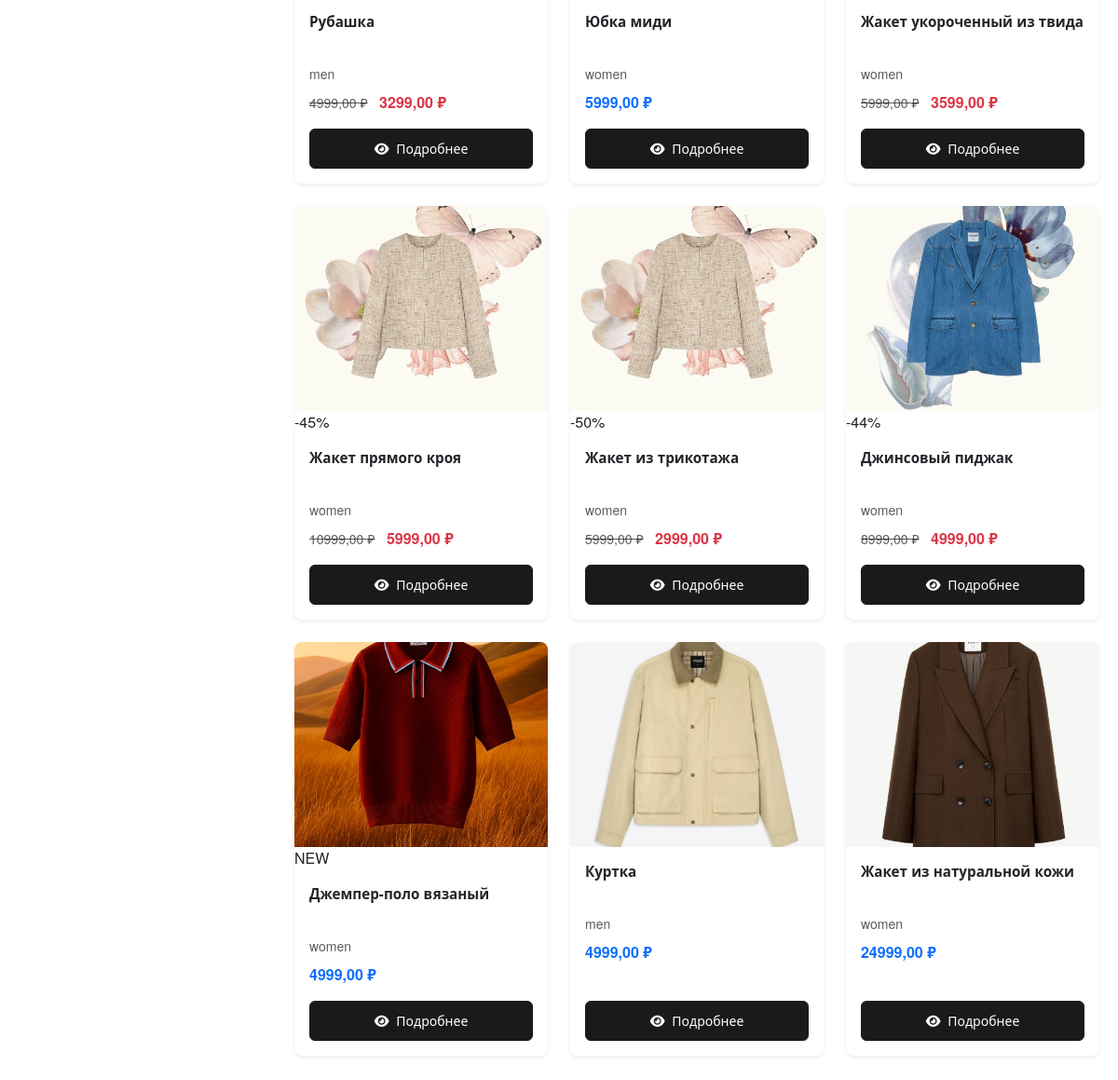
Page /catalog/ (middle part) on the earlier database version.
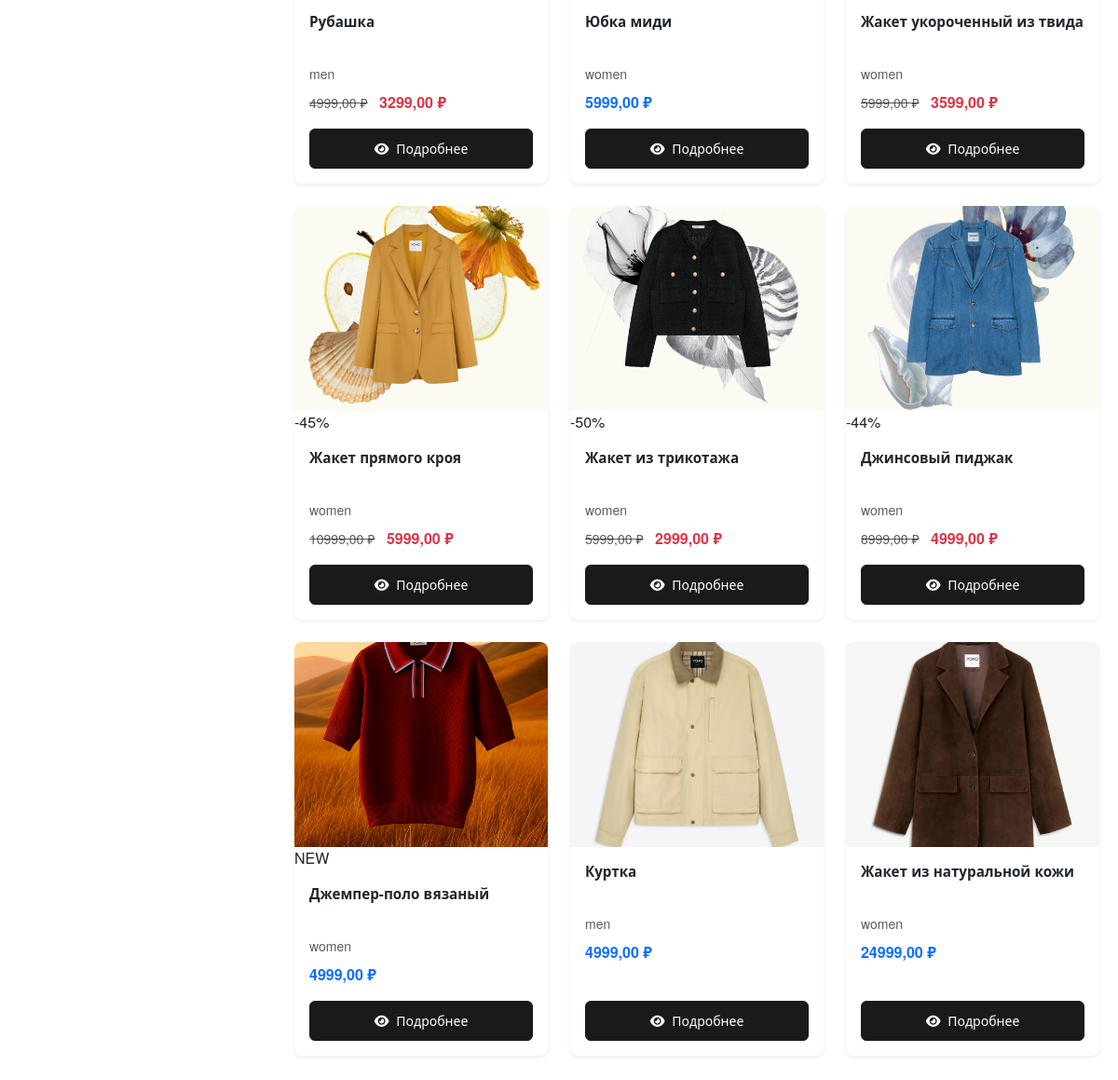
Same page on the later database version.
### shop/models.py (models this page shows, shortened)
class Product(models.Model):
    GENDER_CHOICES = (
        ('women', 'Женское'),
        ('men', 'Мужское'),
        ('unisex', 'Унисекс'),
    )
    SUBCATEGORY_CHOICES = (
        ('dresses', 'Платья'),
        ('blouses', 'Блузы и рубашки'),
        ('jeans_women', 'Джинсы'),
        ('trousers_women', 'Брюки'),
        ('skirts', 'Юбки'),
        ('jackets_women', 'Жакеты и пиджаки'),
        ('knitwear', 'Трикотаж'),
        ('outerwear_women', 'Верхняя одежда'),
        ('shirts', 'Рубашки'),
        ('tshirts', 'Футболки'),
        ('jeans_men', 'Джинсы'),
        ('trousers_men', 'Брюки'),
        ('hoodies', 'Худи и свитшоты'),
        ('jackets_men', 'Куртки'),
        ('suits', 'Костюмы'),
        ('outerwear_men', 'Верхняя одежда'),
        ('bags', 'Сумки'),
        ('belts', 'Ремни'),
        ('hats', 'Головные уборы'),
        ('scarves', 'Шарфы и платки'),
        ('gloves', 'Перчатки'),
        ('jewelry', 'Украшения'),
        ('glasses', 'Очки'),
        ('sneakers', 'Кроссовки'),
        ('heels', 'Туфли'),
        ('boots', 'Ботинки'),
        ('winter_boots', 'Сапоги'),
        ('flats', 'Балетки'),
        ('loafers', 'Лоферы'),
        ('sandals', 'Сандалии'),
    )
    COLLECTION_CHOICES = (
        ('basic', 'Базовая коллекция'),
        ('evening', 'Вечерняя коллекция'),
        ('sport', 'Спортивная коллекция'),
        ('business', 'Деловая коллекция'),
        ('casual', 'Повседневная коллекция'),
        ('city', 'Капсула "Город"'),
        ('relax', 'Капсула "Отдых"'),
        ('limited', 'Limited Edition'),
    )
    SEASON_CHOICES = (
        ('spring-summer-2026', 'Весна-Лето 2026'),
        ('autumn-winter-2026', 'Осень-Зима 2026'),
        ('cruise', 'Круизная коллекция'),
        ('preorder', 'Предзаказ'),
    )
    category = models.ForeignKey(Category, on_delete=models.CASCADE, related_name='products', verbose_name="Категория")
    name = models.CharField(max_length=200, verbose_name="Название товара")
    slug = models.SlugField(max_length=200, verbose_name="URL-идентификатор")
    description = models.TextField(verbose_name="Описание товара")
    price = models.DecimalField(max_digits=10, decimal_places=2, verbose_name="Цена (руб.)")
    gender = models.CharField(max_length=10, choices=GENDER_CHOICES, default='unisex', verbose_name="Пол")
    subcategory = models.CharField(max_length=50, choices=SUBCATEGORY_CHOICES, blank=True, null=True, verbose_name="Подкатегория")
    collection = models.CharField(max_length=50, choices=COLLECTION_CHOICES, blank=True, null=True, verbose_name="Коллекция")
    season = models.CharField(max_length=50, choices=SEASON_CHOICES, blank=True, null=True, verbose_name="Сезон")
    size = models.CharField(max_length=100, blank=True, null=True, verbose_name="Доступные размеры")
    color = models.CharField(max_length=50, blank=True, null=True, verbose_name="Цвет")
    material = models.CharField(max_length=200, blank=True, null=True, verbose_name="Состав/материал")
    image = models.ImageField(upload_to='products/%Y/%m/%d/', verbose_name="Главное фото товара", blank=True, null=True)
    image_2 = models.ImageField(upload_to='products/%Y/%m/%d/', blank=True, null=True, verbose_name="Дополнительное фото 1")
    image_3 = models.ImageField(upload_to='products/%Y/%m/%d/', blank=True, null=True, verbose_name="Дополнительное фото 2")
    image_url = models.URLField(max_length=500, blank=True, null=True, verbose_name="Ссылка на главное фото")
    image_url_2 = models.URLField(max_length=500, blank=True, null=True, verbose_name="Ссылка на фото 2")
    image_url_3 = models.URLField(max_length=500, blank=True, null=True, verbose_name="Ссылка на фото 3")
    available = models.BooleanField(default=True, verbose_name="В наличии")
    is_new = models.BooleanField(default=False, verbose_name="Новинка")
    is_sale = models.BooleanField(default=False, verbose_name="Распродажа")
    sale_price = models.DecimalField(max_digits=10, decimal_places=2, blank=True, null=True, verbose_name="Цена со скидкой")
    created_at = models.DateTimeField(auto_now_add=True, verbose_name="Дата добавления")
    updated_at = models.DateTimeField(auto_now=True, verbose_name="Дата обновления")
    views_count = models.PositiveIntegerField(default=0, verbose_name="Количество просмотров")
    class Meta:
        verbose_name = "Товар"
        verbose_name_plural = "Товары"
        ordering = ['-created_at']
        indexes = [
            models.Index(fields=['id', 'slug']),
            models.Index(fields=['name']),
            models.Index(fields=['-created_at']),
            models.Index(fields=['gender']),
            models.Index(fields=['subcategory']),
            models.Index(fields=['collection']),
        ]
    class Meta:
        verbose_name = "Товар"
        verbose_name_plural = "Товары"
        ordering = ['-created_at']
        indexes = [
            models.Index(fields=['id', 'slug']),
            models.Index(fields=['name']),
            models.Index(fields=['-created_at']),
            models.Index(fields=['gender']),
            models.Index(fields=['subcategory']),
            models.Index(fields=['collection']),
        ]
    def get_discount_percent(self):
        if self.is_sale and self.sale_price:
            return int(((self.price - self.sale_price) / self.price) * 100)
        return 0

class Category(models.Model):
    GENDER_CHOICES = (
        ('women', 'Женское'),
        ('men', 'Мужское'),
        ('unisex', 'Унисекс'),
    )
    name = models.CharField(max_length=100, verbose_name="Название категории")
    slug = models.SlugField(unique=True, verbose_name="URL-идентификатор")
    description = models.TextField(blank=True, null=True, verbose_name="Описание категории")
    gender = models.CharField(max_length=10, choices=GENDER_CHOICES, default='unisex', verbose_name="Пол")
    class Meta:
        verbose_name = "Категория"
        verbose_name_plural = "Категории"
        ordering = ['name']

### shop/views.py (the view)
# urls.py: path('catalog/', views.catalog, name='catalog'),
def catalog(request, category_slug=None):
    category = None
    categories = Category.objects.annotate(product_count=Count('products', filter=Q(products__available=True)))
    products = Product.objects.filter(available=True).select_related('category')
    if category_slug:
        category = get_object_or_404(Category, slug=category_slug)
        products = products.filter(category=category)
    query = request.GET.get('q', '').strip()
    if query:
        products = products.filter(Q(name__icontains=query) | Q(description__icontains=query) | Q(color__icontains=query))
    min_price = request.GET.get('min_price')
    max_price = request.GET.get('max_price')
    if min_price:
        try: products = products.filter(price__gte=Decimal(min_price))
        except: pass
    if max_price:
        try: products = products.filter(price__lte=Decimal(max_price))
        except: pass
    size_filter = request.GET.get('size')
    if size_filter: products = products.filter(size__icontains=size_filter)
    color_filter = request.GET.get('color')
    if color_filter: products = products.filter(color__icontains=color_filter)
    new_only = request.GET.get('new_only')
    if new_only: products = products.filter(is_new=True)
    sale_only = request.GET.get('sale_only')
    if sale_only: products = products.filter(is_sale=True)
    gender = request.GET.get('gender')
    if gender: products = products.filter(gender=gender)
    subcategory = request.GET.get('subcategory')
    if subcategory: products = products.filter(subcategory=subcategory)
    collection = request.GET.get('collection')
    if collection: products = products.filter(collection=collection)
    season = request.GET.get('season')
    if season: products = products.filter(season=season)
    sort_by = request.GET.get('sort', '-created_at')
    sort_options = {
        '-created_at': 'Новинки', 'created_at': 'Сначала старые',
        'price': 'Цена ↑', '-price': 'Цена ↓',
        'name': 'А-Я', '-name': 'Я-А', '-views_count': 'Популярные',
    }
    products = products.order_by(sort_by) if sort_by in sort_options else products.order_by('-created_at')
    paginator = Paginator(products, 12)
    page = request.GET.get('page', 1)
    try: products_page = paginator.page(page)
    except PageNotAnInteger: products_page = paginator.page(1)
    except EmptyPage: products_page = paginator.page(paginator.num_pages)
    all_products_for_filters = Product.objects.filter(available=True)
    if category:
        all_products_for_filters = all_products_for_filters.filter(category=category)
    all_sizes = set()
    all_colors = set()
    for p in all_products_for_filters:
        if p.size:
            all_sizes.update([s.strip() for s in p.size.split(',') if s.strip()])
        if p.color:
            all_colors.add(p.color.strip())
    all_subcategories = set()
    all_collections = set()
    all_seasons = set()
    for p in all_products_for_filters:
        if p.subcategory:
            all_subcategories.add(p.get_subcategory_display() if hasattr(p, 'get_subcategory_display') else p.subcategory)
        if p.collection:
            all_collections.add(p.get_collection_display() if hasattr(p, 'get_collection_display') else p.collection)
        if p.season:
            all_seasons.add(p.get_season_display() if hasattr(p, 'get_season_display') else p.season)
    total_products = products.count()
    page_title = f'{category.name} | Каталог' if category else 'Каталог одежды | SeeYouInside'
    context = {
        'category': category,
        'categories': categories,
        'products': products_page,
        'total_products': total_products,
        'query': query,
        'min_price': min_price,
        'max_price': max_price,
        'size_filter': size_filter,
        'color_filter': color_filter,
        'new_only': new_only,
        'sale_only': sale_only,
        'gender': gender,
        'subcategory': subcategory,
        'collection': collection,
        'season': season,
        'all_sizes': sorted(all_sizes),
        'all_colors': sorted(all_colors),
        'all_subcategories': sorted(all_subcategories),  # ДОБАВЛЕНО
        'all_collections': sorted(all_collections),      # ДОБАВЛЕНО
        'all_seasons': sorted(all_seasons),              # ДОБАВЛЕНО
        'sort_by': sort_by,
        'sort_options': sort_options,
        'page_title': page_title,
    }
    return render(request, 'shop/catalog.html', context)

### shop/context_processors.py (called while the page is built)
def cart_context(request):
    return {
        'cart_count': get_cart_count(request),
        'cart_total': get_cart_total(request),
        'wishlist_count': get_wishlist_count(request),
    }

### shop/views.py (called while the page is built)
def get_cart_id(request):
    cart_id = request.session.get('cart_id')
    if not cart_id:
        request.session.create()
        cart_id = request.session.session_key
        request.session['cart_id'] = cart_id
    return cart_id

def get_cart_items(request):
    if request.user.is_authenticated:
        return CartItem.objects.filter(user=request.user).select_related('product', 'product__category')
    return CartItem.objects.filter(session_key=get_cart_id(request)).select_related('product', 'product__category')

def get_cart_count(request):
    return sum(item.quantity for item in get_cart_items(request))

def get_cart_total(request):
    return sum(item.total_price() for item in get_cart_items(request))

def get_wishlist_count(request):
    if request.user.is_authenticated:
        return WishlistItem.objects.filter(user=request.user).count()
    return 0

### shop/templates/shop/catalog.html (shortened to what this page needs)
{% extends 'base.html' %}
{% load static %}
{% block content %}
<div class="container py-4">
    <div class="row">
        <div class="col-lg-3 mb-4">
        </div>
        <div class="col-lg-9">
            {% if products %}
            <div class="row">
                {% for product in products %}
                <div class="col-6 col-md-4 mb-4">
                    <div class="product-card card h-100 border-0 shadow-sm d-flex flex-column">
                        <div class="position-relative">
                            <img src="/static/products/{{ product.slug }}.jpg" class="card-img-top" alt="{{ product.name }}"
                                 style="height: 220px; object-fit: cover;"
                                 onerror="this.onerror=null; this.src='/static/img/placeholder.jpg';">
                            {% if product.is_new %}
                            <div class="product-badge"><span class="badge-new">NEW</span></div>
                            {% endif %}
                            {% if product.is_sale %}
                            <div class="product-badge" style="top: 50px;">
                                <span class="badge-sale">-{{ product.get_discount_percent }}%</span>
                            </div>
                            {% endif %}
                        </div>
                        <div class="card-body d-flex flex-column flex-grow-1">
                            <h6 class="card-title" style="min-height: 48px;">{{ product.name|truncatechars:45 }}</h6>
                            <p class="card-text text-muted small mb-2">{{ product.category.name }}</p>
                            {% if product.is_sale %}
                            <div class="mb-3">
                                <span class="old-price small text-muted text-decoration-line-through">{{ product.price }} ₽</span>
                                <span class="fw-bold text-danger ms-2">{{ product.sale_price }} ₽</span>
                            </div>
                            {% else %}
                            <div class="mb-3">
                                <span class="fw-bold text-primary">{{ product.price }} ₽</span>
                            </div>
                            {% endif %}
                            <div class="mt-auto">
                                <a href="{% url 'shop:product_detail' product.id product.slug %}"
                                   class="btn btn-primary btn-sm w-100">
                                    <i class="fas fa-eye me-1"></i> Подробнее
                                </a>
                            </div>
                        </div>
                    </div>
                </div>
                {% endfor %}
            </div>
            {% endif %}
        </div>
    </div>
</div>
{% endblock %}

Differences in the rows shown:
changed Product "Жакет прямого кроя": slug: a different picture
changed Product "Жакет из трикотажа": slug: a different picture
changed Product "Жакет из натуральной кожи": slug: a different picture
